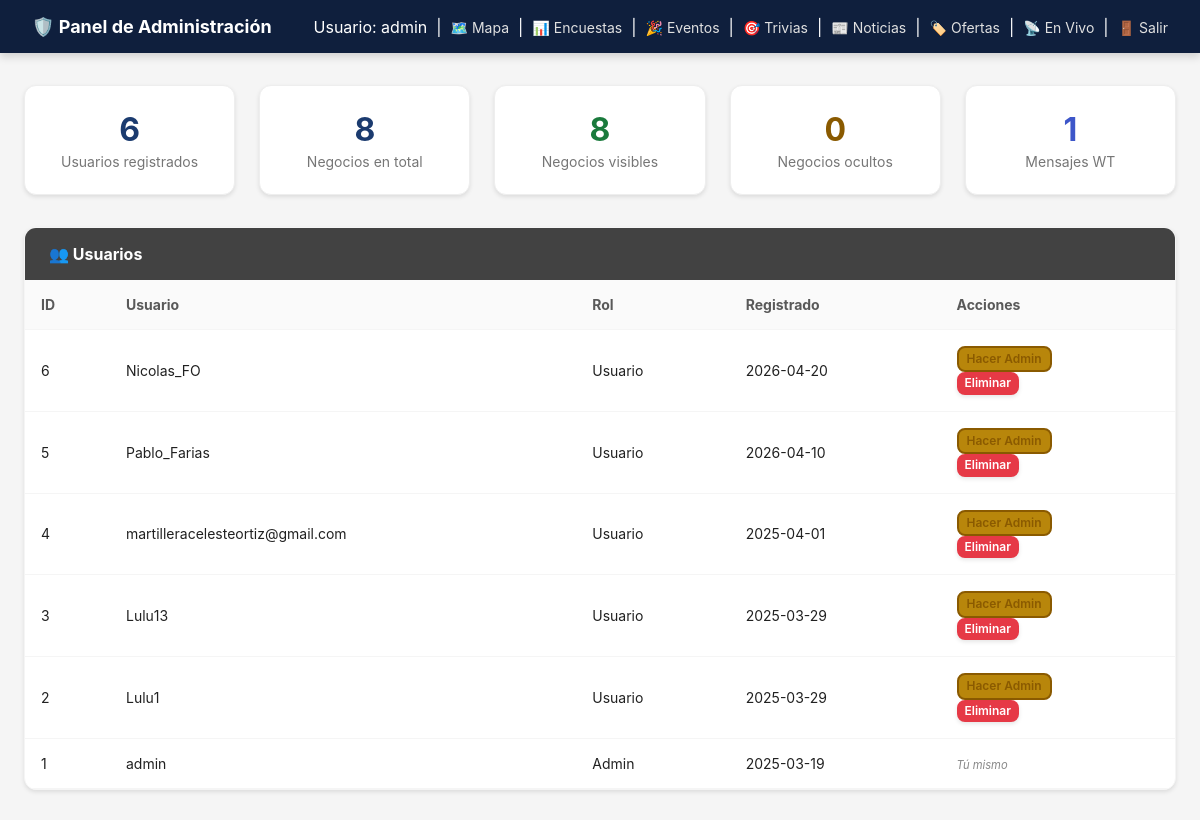
/admin/dashboard.php (signed in, upper part), run on an earlier commit of the app's database.
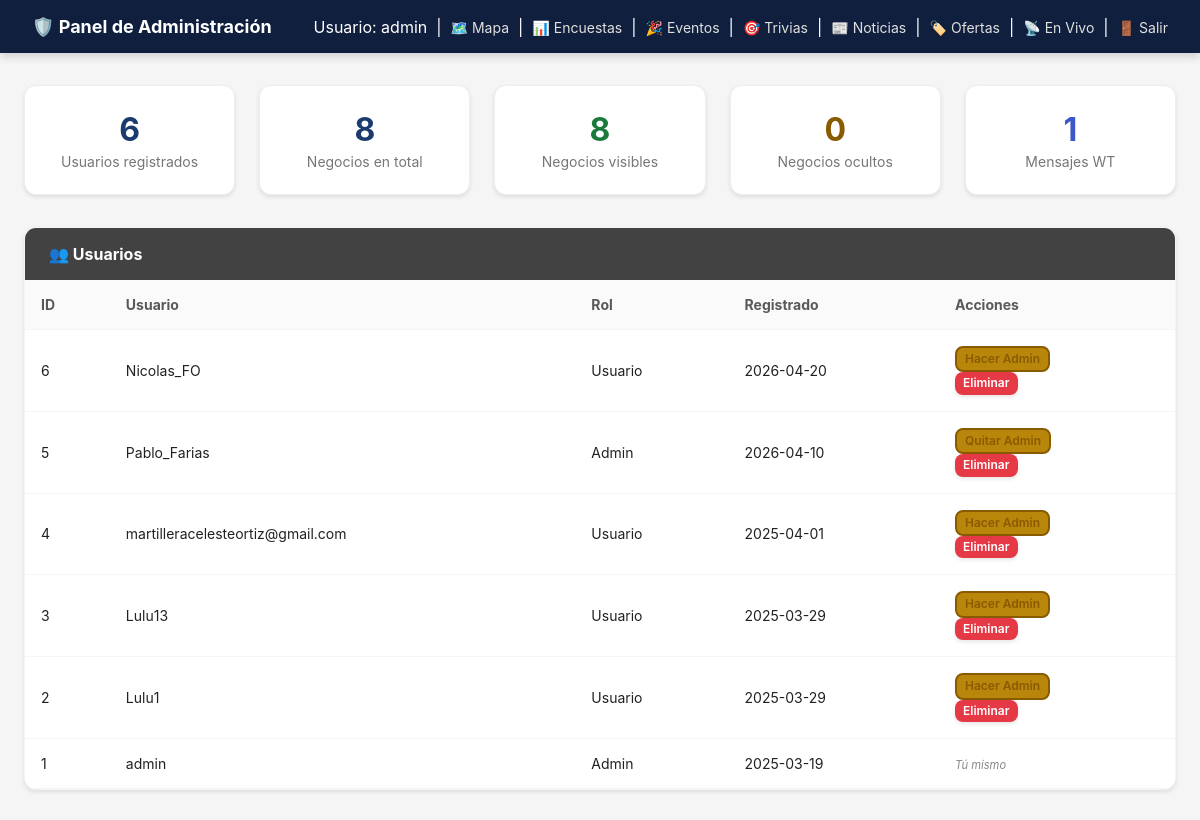
And on a later commit of the database.
### tables this page shows
CREATE TABLE `users` (
  `id` int(11) NOT NULL,
  `username` varchar(50) NOT NULL,
  `password` varchar(255) NOT NULL,
  `email` varchar(100) DEFAULT NULL,
  `phone` varchar(30) DEFAULT NULL,
  `email_verified` tinyint(1) NOT NULL DEFAULT 0,
  `email_verification_token` varchar(64) DEFAULT NULL,
  `email_token_expiry` datetime DEFAULT NULL,
  `is_admin` tinyint(1) DEFAULT 0,
  `created_at` timestamp NULL DEFAULT current_timestamp(),
  `updated_at` timestamp NULL DEFAULT current_timestamp() ON UPDATE current_timestamp(),
  `reset_token` varchar(64) DEFAULT NULL,
  `reset_token_expiry` datetime DEFAULT NULL
);

### admin/dashboard.php (the view, shortened to what this page needs)
<?php
$db      = getDbConnection();
$totalUsers     = (int)$db->query("SELECT COUNT(*) FROM users")->fetchColumn();
$totalBusinesses = (int)$db->query("SELECT COUNT(*) FROM businesses")->fetchColumn();
$visibleCount   = (int)$db->query("SELECT COUNT(*) FROM businesses WHERE visible = 1")->fetchColumn();
$hiddenCount    = $totalBusinesses - $visibleCount;
$wtMessagesCount = 0;
try {
    $wtMessagesCount = (int)$db->query("SELECT COUNT(*) FROM wt_messages")->fetchColumn();
} catch (Exception $e) {
}
$users = $db->query("SELECT id, username, is_admin, created_at FROM users ORDER BY created_at DESC")->fetchAll();
?>
<!DOCTYPE html>
<html lang="es">
<head>
    <link rel="stylesheet" href="/css/variables-luxury.css">
    <link rel="stylesheet" href="/css/components-buttons.css">
    <link rel="stylesheet" href="/css/components-cards.css">
    <link rel="stylesheet" href="/css/components-forms.css">
</head>
<body>
<header>
    <h1>🛡️ Panel de Administración</h1>
    <div>
        <span>Usuario: <?php echo htmlspecialchars($_SESSION['user_name']); ?></span>
        &nbsp;|&nbsp;
        <a href="/">🗺️ Mapa</a>
        &nbsp;|&nbsp;
        <a href="/admin/encuestas/dashboard.php">📊 Encuestas</a>
        &nbsp;|&nbsp;
        <a href="/admin/eventos/dashboard.php">🎉 Eventos</a>
        &nbsp;|&nbsp;
        <a href="/admin/trivias/dashboard.php">🎯 Trivias</a>
        &nbsp;|&nbsp;
        <a href="/admin/noticias/dashboard.php">📰 Noticias</a>
        &nbsp;|&nbsp;
        <a href="/admin/ofertas/dashboard.php">🏷️ Ofertas</a>
        &nbsp;|&nbsp;
        <a href="/admin/transmisiones/dashboard.php">📡 En Vivo</a>
        &nbsp;|&nbsp;
        <a href="/logout">🚪 Salir</a>
    </div>
</header>
<div class="container">
    <div class="stats">
        <div class="stat-card card">
            <div class="number"><?php echo $totalUsers; ?></div>
            <div class="label">Usuarios registrados</div>
        </div>
        <div class="stat-card card">
            <div class="number"><?php echo $totalBusinesses; ?></div>
            <div class="label">Negocios en total</div>
        </div>
        <div class="stat-card card">
            <div class="number" style="color:var(--color-success)"><?php echo $visibleCount; ?></div>
            <div class="label">Negocios visibles</div>
        </div>
        <div class="stat-card card">
            <div class="number" style="color:var(--color-warning)"><?php echo $hiddenCount; ?></div>
            <div class="label">Negocios ocultos</div>
        </div>
        <div class="stat-card card">
            <div class="number" style="color:#3d56c9"><?php echo $wtMessagesCount; ?></div>
            <div class="label">Mensajes WT</div>
        </div>
    </div>
    <div class="section">
        <div class="section-header">👥 Usuarios</div>
        <table>
            <thead>
                <tr>
                    <th>ID</th><th>Usuario</th><th>Rol</th><th>Registrado</th><th>Acciones</th>
                </tr>
            </thead>
            <tbody>
            <?php foreach ($users as $u): ?>
                <tr>
                    <td><?php echo $u['id']; ?></td>
                    <td><?php echo htmlspecialchars($u['username']); ?></td>
                    <td>
                        <span class="badge <?php echo $u['is_admin'] ? 'badge-admin' : 'badge-user'; ?>">
                            <?php echo $u['is_admin'] ? 'Admin' : 'Usuario'; ?>
                        </span>
                    </td>
                    <td><?php echo htmlspecialchars(substr($u['created_at'] ?? '', 0, 10)); ?></td>
                    <td>
                        <?php if ((int)$u['id'] !== (int)$_SESSION['user_id']): ?>
                        <form class="inline" method="post">
                            <button class="btn btn-sm btn-secondary" style="color:var(--color-warning); border-color:var(--color-warning);">
                                <?php echo $u['is_admin'] ? 'Quitar Admin' : 'Hacer Admin'; ?>
                            </button>
                        </form>
                        <form class="inline" method="post" onsubmit="return confirm('¿Eliminar usuario y todos sus negocios?')">
                            <button class="btn btn-sm btn-danger">Eliminar</button>
                        </form>
                        <?php else: ?>
                            <em style="font-size:0.8em;color:#888">Tú mismo</em>
                        <?php endif; ?>
                    </td>
                </tr>
            <?php endforeach; ?>
            </tbody>
        </table>
    </div>
</div>
</body>
</html>

What changed in the data, as far as the page shows it:
changed users "Pablo_Farias": is_admin "Usuario Hacer Admin" → "Admin Quitar Admin"
